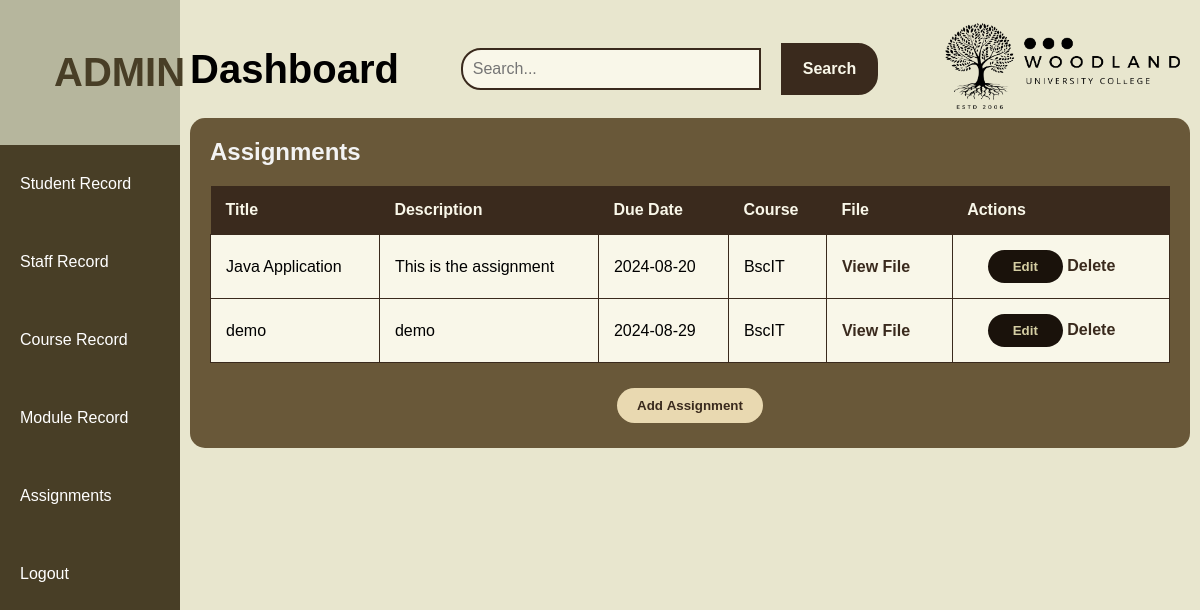
The app's page /websites/default/public/admin/assignment.php with its own data.
### tables this page shows
CREATE TABLE `assignments` (
  `id` int(11) NOT NULL AUTO_INCREMENT,
  `title` varchar(100) NOT NULL,
  `description` text DEFAULT NULL,
  `due_date` date DEFAULT NULL,
  `course_id` int(11) DEFAULT NULL,
  `file_path` varchar(255) DEFAULT NULL,
  PRIMARY KEY (`id`),
  KEY `course_id` (`course_id`),
  CONSTRAINT `assignments_ibfk_1` FOREIGN KEY (`course_id`) REFERENCES `courses` (`id`)
);

CREATE TABLE `courses` (
  `id` int(11) NOT NULL AUTO_INCREMENT,
  `course_name` varchar(100) NOT NULL,
  `description` text DEFAULT NULL,
  `is_archived` tinyint(1) DEFAULT 0,
  PRIMARY KEY (`id`)
);

### websites/default/public/admin/assignment.php (the view, shortened to what this page needs)
<?php
$db = new DatabaseConnection();
$conn = $db->getConnection();
$query = "SELECT id, course_name FROM courses";
$stmt = $conn->prepare($query);
$stmt->execute();
$courses = $stmt->fetchAll(PDO::FETCH_ASSOC);
$query = "SELECT * FROM assignments";
$stmt = $conn->prepare($query);
$stmt->execute();
$assignments = $stmt->fetchAll(PDO::FETCH_ASSOC);
$content = '
    <div class="table-container">
        <h1 class="table-title">Assignments</h1>
        <table>
            <tr>
                <th>Title</th>
                <th>Description</th>
                <th>Due Date</th>
                <th>Course</th>
                <th>File</th>
                <th>Actions</th>
            </tr>';
foreach ($assignments as $row) {
    $title = htmlspecialchars($row['title'] ?? '');
    $description = htmlspecialchars($row['description'] ?? '');
    $due_date = htmlspecialchars($row['due_date'] ?? '');
    $course_id = htmlspecialchars($row['course_id'] ?? '');
    $file_path = htmlspecialchars($row['file_path'] ?? '');
    $course_name = '';
    if ($course_id) {
        $query = "SELECT course_name FROM courses WHERE id = :course_id";
        $stmt = $conn->prepare($query);
        $stmt->bindParam(':course_id', $course_id);
        $stmt->execute();
        $course = $stmt->fetch(PDO::FETCH_ASSOC);
        $course_name = htmlspecialchars($course['course_name'] ?? '');
    }
    $content .= '
            <tr>
                <td>' . $title . '</td>
                <td>' . $description . '</td>
                <td>' . $due_date . '</td>
                <td>' . $course_name . '</td>
                <td>' . ($file_path ? '<a href="../uploads/' . $file_path . '" target="_blank">View File</a>' : 'No File') . '</td>
                <td>
                    <button onclick="openEditDialog(' . htmlspecialchars($row['id']) . ')">Edit</button>
                    <a href="assignment.php?delete=' . htmlspecialchars($row['id']) . '">Delete</a>
                </td>
            </tr>';
}
$content .= '
        </table>
        <div class="button-group">
            <button id="addAssignmentBtn" class="button">Add Assignment</button>
        </div>
    </div>
    <div id="addAssignmentDialog" class="modal">
        <div class="modal-content">
            <span class="close" onclick="closeAddDialog()">&times;</span>
            <h1>Add New Assignment</h1>
            <form id="addAssignmentForm" method="POST" enctype="multipart/form-data">
                <input type="text" name="title" placeholder="Assignment Title" required>
                <textarea name="description" placeholder="Description" required></textarea>
                <input type="date" name="due_date" required>
                <select name="course_id" required>
                    <option value="">Select Course</option>';
foreach ($courses as $course) {
    $content .= '<option value="' . htmlspecialchars($course['id']) . '">' . htmlspecialchars($course['course_name']) . '</option>';
}
$content .= '
                </select>
                <input type="file" name="file">
                <button type="submit" name="create">Add Assignment</button>
            </form>
        </div>
    </div>
    <div id="editAssignmentDialog" class="modal">
        <div class="modal-content">
            <span class="close" onclick="closeEditDialog()">&times;</span>
            <h1>Edit Assignment</h1>
            <form id="editAssignmentForm" method="POST" enctype="multipart/form-data">
                <input type="hidden" name="id" id="editAssignmentId">
                <input type="text" name="title" id="editTitle" placeholder="Assignment Title" required>
                <textarea name="description" id="editDescription" placeholder="Description" required></textarea>
                <input type="date" name="due_date" id="editDueDate" required>
                <select name="course_id" id="editCourseId" required>
                    <option value="">Select Course</option>';
foreach ($courses as $course) {
    $content .= '<option value="' . htmlspecialchars($course['id']) . '">' . htmlspecialchars($course['course_name']) . '</option>';
}
$content .= '
                </select>
            </form>
        </div>
    </div>
    <script>
        var addModal = document.getElementById("addAssignmentDialog");
        var editModal = document.getElementById("editAssignmentDialog");
        var addBtn = document.getElementById("addAssignmentBtn");
        var closeAdd = document.getElementsByClassName("close")[0];
        var closeEdit = document.getElementsByClassName("close")[1];
        addBtn.onclick = function() {
            addModal.style.display = "block";
        }
        closeAdd.onclick = function() {
            addModal.style.display = "none";
        }
        closeEdit.onclick = function() {
            editModal.style.display = "none";
        }
        window.onclick = function(event) {
            if (event.target == addModal) {
                addModal.style.display = "none";
            }
            if (event.target == editModal) {
                editModal.style.display = "none";
            }
        }
        function openEditDialog(id) {
            var xhr = new XMLHttpRequest();
            xhr.open("GET", "fetch_assignment.php?id=" + id, true);
            xhr.onload = function() {
                if (xhr.status === 200) {
                    var assignment = JSON.parse(xhr.responseText);
                    document.getElementById("editAssignmentId").value = assignment.id;
                    document.getElementById("editTitle").value = assignment.title;
                    document.getElementById("editDescription").value = assignment.description;
                    document.getElementById("editDueDate").value = assignment.due_date;
                    document.getElementById("editCourseId").value = assignment.course_id;
                    document.getElementById("editExistingFile").value = assignment.file_path;
                    // Show the modal
                    editModal.style.display = "block";
                } else {
                    console.error("Error fetching assignment data:", xhr.statusText);
                }
            };
            xhr.onerror = function() {
                console.error("Request failed");
            };
            xhr.send();
        }
        function closeAddDialog() {
            addModal.style.display = "none";
        }
        function closeEditDialog() {
            editModal.style.display = "none";
        }
    </script>';
include 'admin_layout.php';
?>

### websites/default/public/stylee.css (style rules this page uses)
* { box-sizing: border-box; margin: 0; padding: 0; }
li, a { font-family: "Montserrat", sans-serif; font-weight: 500; font-size: 16px; color: #333333; text-decoration: none; }
button { font-weight: 700; font-style: normal; color: rgb(213, 206, 163); font-kerning: none; text-decoration: none; }
button { padding: 9px 25px; background-color:rgb(26,18,11); border: none; border-radius: 50px; cursor: pointer; transition: all 0.3s ease 0s; margin-left: 20px; }
body { font-family: Arial, sans-serif; margin: 0; padding: 0; }
.admin-body { margin: 0; font-family: Arial, sans-serif; background-color: #eee; }
.table-container { width: 100%; padding: 20px; background-color: #695839; border-radius: 15px; }
.table-title { font-size: 24px; font-weight: bold; margin-bottom: 20px; color: #f3f3f3; }
table { border-radius: 20px; width: 100%; border-collapse: collapse; }
th { background-color: #3A2A1D; color: #F9F7E9; padding: 15px; text-align: left; }
td { background-color: #F9F7E9; padding: 15px; border: 1px solid #3A2A1D; text-align: left; }
td a { color: #3A2A1D; text-decoration: none; font-weight: bold; margin-right: 10px; }
.button-group { margin-top: 20px; text-align: center; }
.button { background-color: #E9D9B1; color: #3A2A1D; padding: 10px 20px; margin: 5px; border-radius: 20px; text-decoration: none; font-weight: bold; }

### records on screen
assignments: title "Java Application", description "This is the assignment", due_date "2024-08-20", course.course_name "BscIT"
assignments: title "demo", description "demo", due_date "2024-08-29", course.course_name "BscIT"

### other values on screen
$pageTitle "Dashboard"
